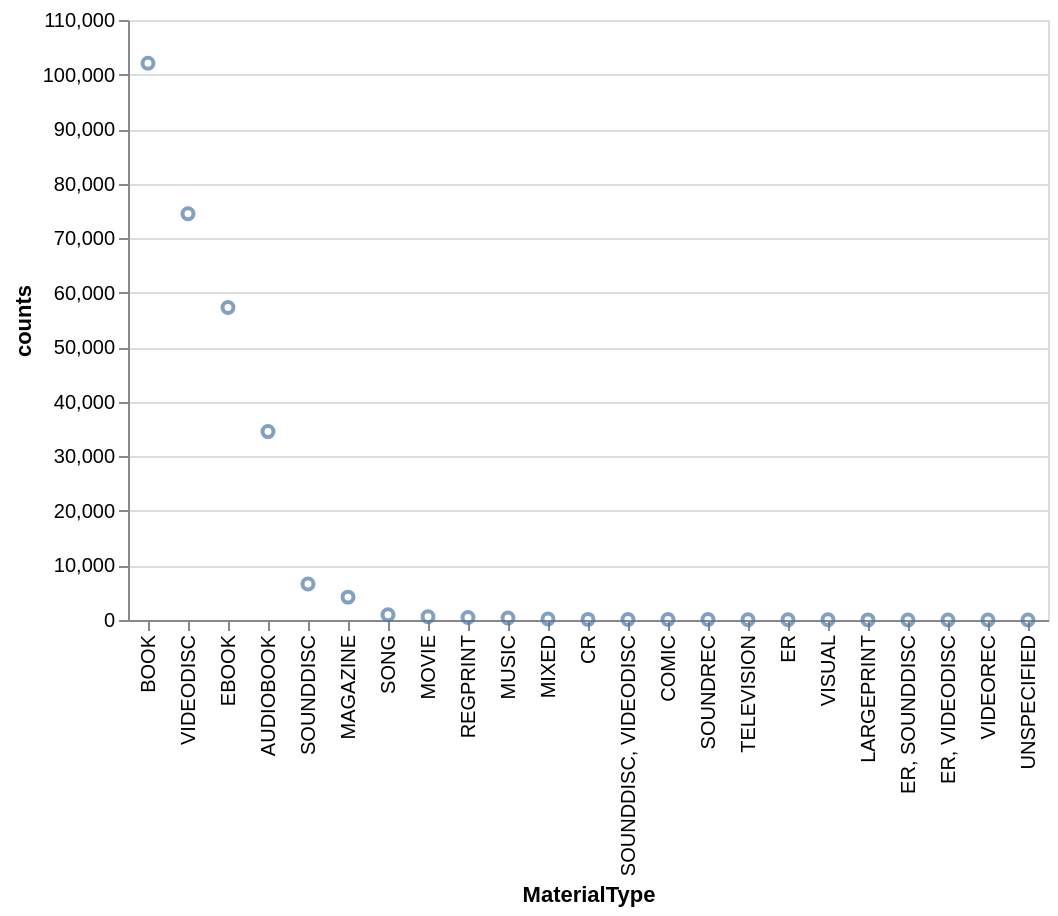

The cell this chart's notebook holds for it:
### Code cell
source = seattle_df['MaterialType'].value_counts().rename_axis('MaterialType').reset_index(name='counts')
alt.Chart(source).mark_point().encode(
    x=alt.X('MaterialType', sort='-y'),
    y='counts'
)

### Figure 1 — Vega-Lite specification as saved in the notebook (floating-point values rounded to 4 significant figures)
{"config": {"view": {"continuousWidth": 300, "continuousHeight": 300}}, "data": {"name": "data-968481b684d5dfeb3cc118200e184fc7"}, "mark": {"type": "point"}, "encoding": {"x": {"field": "MaterialType", "sort": "-y", "type": "nominal"}, "y": {"field": "counts", "type": "quantitative"}}, "$schema": "https://vega.github.io/schema/vega-lite/v5.20.1.json", "datasets": {"data-968481b684d5dfeb3cc118200e184fc7": [{"MaterialType": "BOOK", "counts": 102076}, {"MaterialType": "VIDEODISC", "counts": 74473}, {"MaterialType": "EBOOK", "counts": 57299}, {"MaterialType": "AUDIOBOOK", "counts": 34542}, {"MaterialType": "SOUNDDISC", "counts": 6593}, {"MaterialType": "MAGAZINE", "counts": 4197}, {"MaterialType": "SONG", "counts": 975}, {"MaterialType": "MOVIE", "counts": 596}, {"MaterialType": "REGPRINT", "counts": 447}, {"MaterialType": "MUSIC", "counts": 382}, {"MaterialType": "MIXED", "counts": 195}, {"MaterialType": "CR", "counts": 112}, {"MaterialType": "SOUNDDISC, VIDEODISC", "counts": 89}, {"MaterialType": "COMIC", "counts": 83}, {"MaterialType": "SOUNDREC", "counts": 82}, {"MaterialType": "TELEVISION", "counts": 39}, {"MaterialType": "ER", "counts": 34}, {"MaterialType": "VISUAL", "counts": 31}, {"MaterialType": "LARGEPRINT", "counts": 19}, {"MaterialType": "ER, SOUNDDISC", "counts": 10}, {"MaterialType": "ER, VIDEODISC", "counts": 9}, {"MaterialType": "VIDEOREC", "counts": 2}, {"MaterialType": "UNSPECIFIED", "counts": 2}]}}
